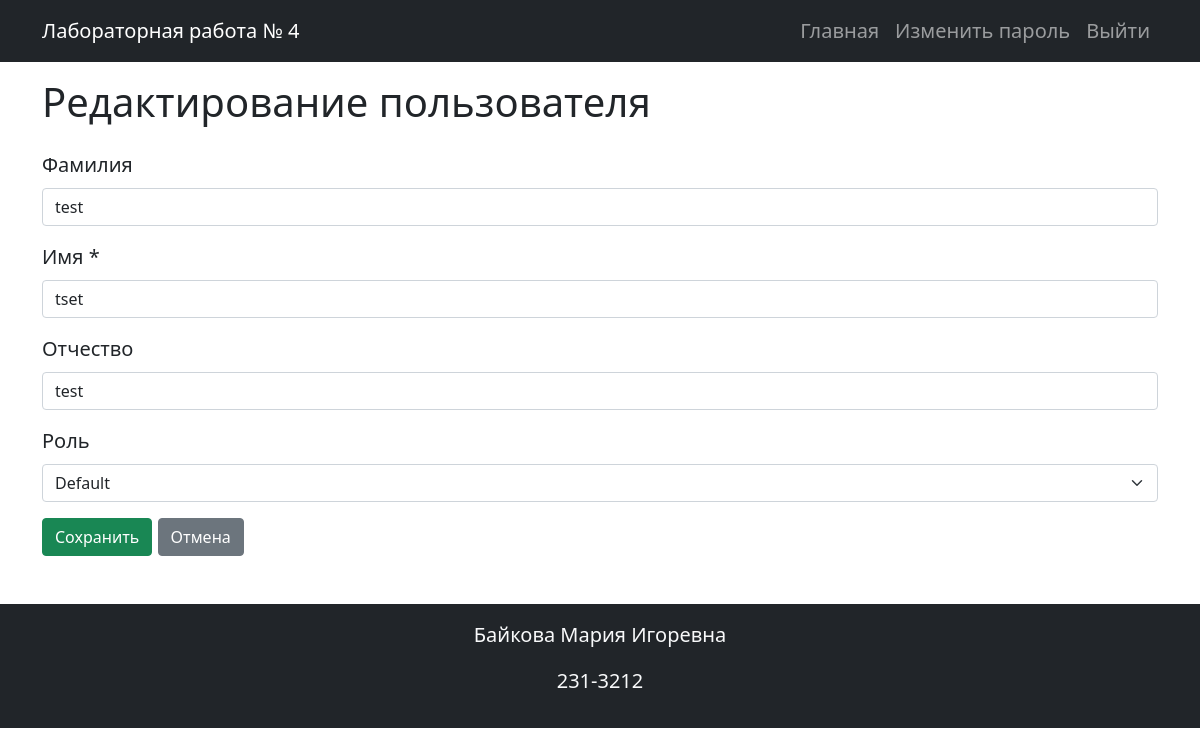
/edit_user/3 (signed in), run on the app's committed database.
### app.py (models this page shows, shortened)
class User(UserMixin, db.Model):
    id = db.Column(db.Integer, primary_key=True)
    username = db.Column(db.String(150), nullable=False, unique=True)
    password = db.Column(db.String(128), nullable=False)
    last_name = db.Column(db.String(100))
    first_name = db.Column(db.String(100), nullable=False)
    patronymic = db.Column(db.String(100))
    role_id = db.Column(db.Integer, db.ForeignKey('role.id'))
    created_at = db.Column(db.DateTime, default=datetime.utcnow)
    role = db.relationship('Role')

### app.py (the view, shortened to what this page needs)
@app.route('/edit_user/<int:user_id>', methods=['GET', 'POST'])
@login_required
def edit_user(user_id):
    user = User.query.get_or_404(user_id)
    roles = Role.query.all()
    data = {
        'last_name': user.last_name,
        'first_name': user.first_name,
        'patronymic': user.patronymic,
        'role_id': str(user.role_id) if user.role_id else ''
    }
    return render_template('user_form.html', title='Редактирование пользователя', form_action='edit_user', roles=roles, data=data, hide_login_password=True, field_errors={})

### app.py (called while the page is built, shortened)
@login_manager.user_loader
def load_user(user_id):
    return User.query.get(int(user_id))

@app.before_request
def init_users():
    db.create_all()

### templates/user_form.html
{% extends 'base.html' %}
{% import 'macros/user_form_macro.html' as macros %}
{% block content %}
<h1 class="mb-4">{{ title }}</h1>
{{ macros.user_form(form_action, roles, data, hide_login_password, field_errors) }}
{% endblock %}

### templates/macros/user_form_macro.html (shortened to what this page needs)
{% macro user_form(form_action, roles, data={}, hide_login_password=False, field_errors={}) %}
<form method="POST">
    <div class="mb-3">
        <label for="last_name" class="form-label">Фамилия</label>
        <input
            type="text"
            class="form-control {% if field_errors.last_name %}is-invalid{% endif %}"
            id="last_name"
            name="last_name"
            value="{{ data.last_name or '' }}"
        >
    </div>
    <div class="mb-3">
        <label for="first_name" class="form-label">Имя *</label>
        <input
            type="text"
            class="form-control {% if field_errors.first_name %}is-invalid{% endif %}"
            id="first_name"
            name="first_name"
            value="{{ data.first_name or '' }}"
        >
    </div>
    <div class="mb-3">
        <label for="patronymic" class="form-label">Отчество</label>
        <input
            type="text"
            class="form-control"
            id="patronymic"
            name="patronymic"
            value="{{ data.patronymic or '' }}"
        >
    </div>
    <div class="mb-3">
        <label for="role_id" class="form-label">Роль</label>
        <select class="form-select" name="role_id" id="role_id">
            {% for role in roles %}
                <option value="{{ role.id }}" {% if data.role_id == role.id|string %}selected{% endif %}>
                    {{ role.name }}
                </option>
            {% endfor %}
        </select>
    </div>
    <button type="submit" class="btn btn-success">Сохранить</button>
    <a href="{{ url_for('index') }}" class="btn btn-secondary">Отмена</a>
</form>
{% endmacro %}

### static/styles.css (style rules this page uses)
body { font-size: 1.25rem; }

### data on the page
User: last_name "test", first_name "tset", patronymic "test"

### other printed values
{{ title }} "Редактирование пользователя"
form field role_id "Default"
